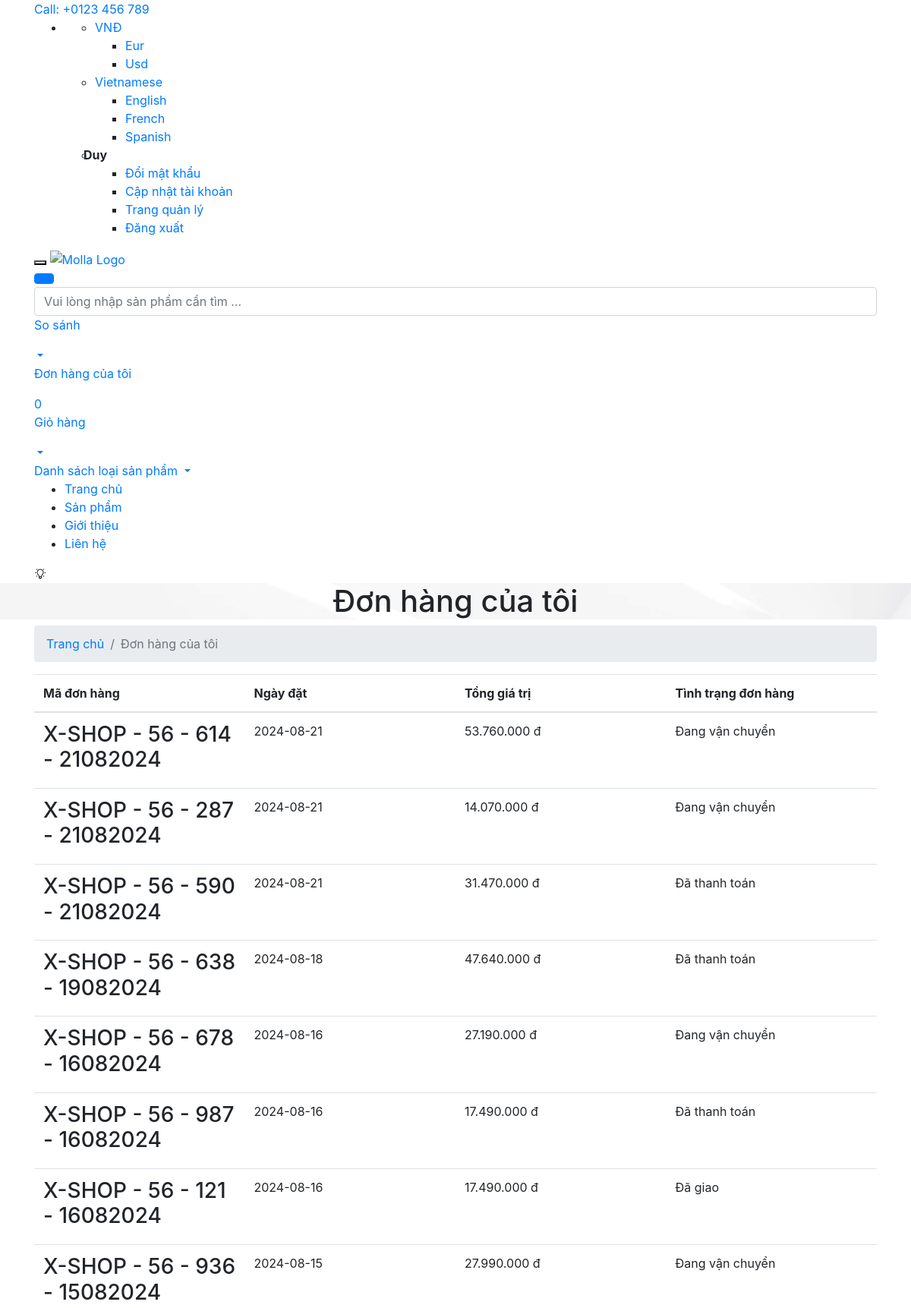
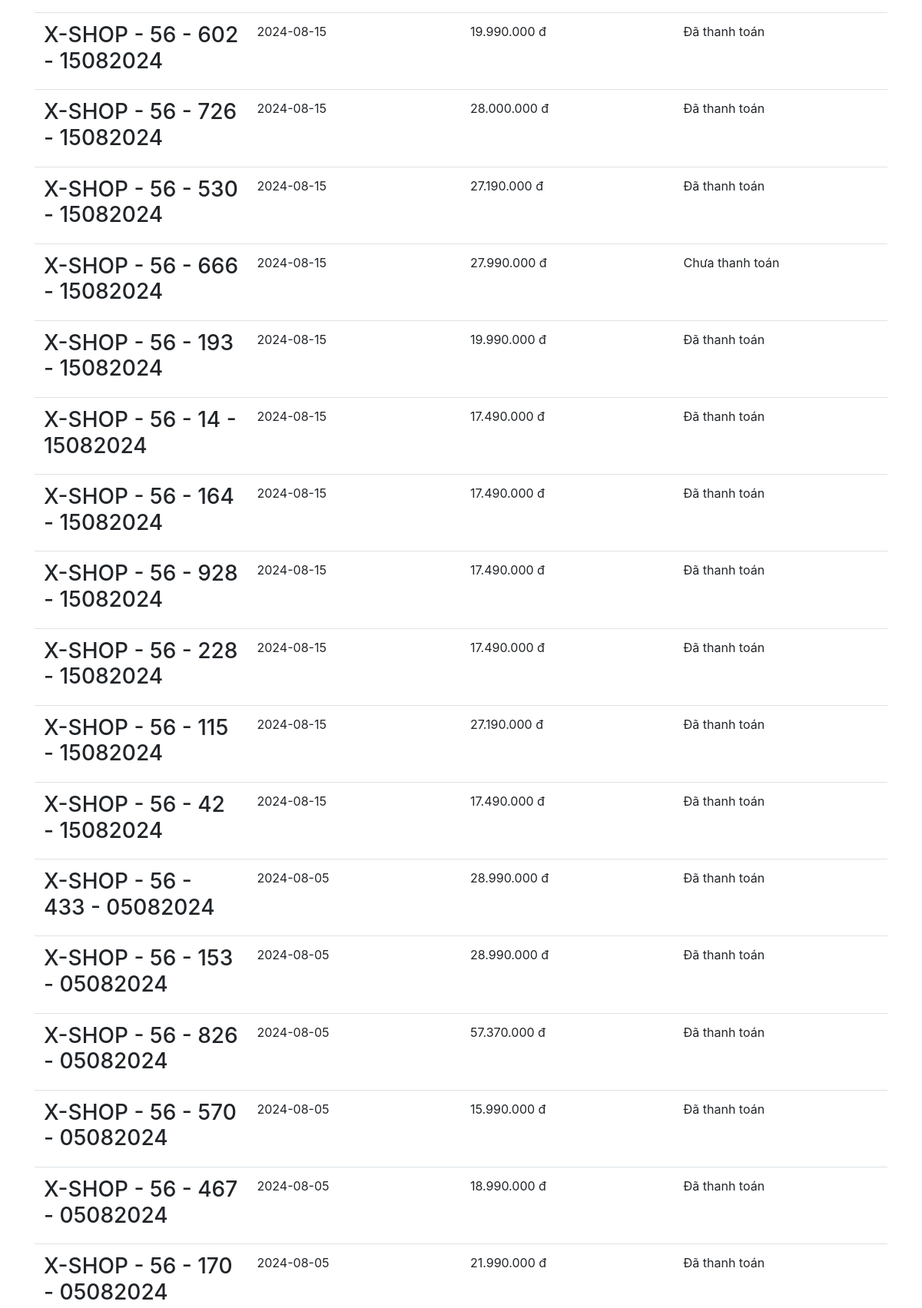
/site/donhang/index.php (signed in, upper part), run on the app's committed database (2 pictures, top to bottom).
### tables this page shows
CREATE TABLE `donhang` (
  `ID_DH` int(11) NOT NULL,
  `MaHD` varchar(50) NOT NULL,
  `MaND` int(11) NOT NULL,
  `NguoiNhan` varchar(50) NOT NULL,
  `Email` varchar(100) NOT NULL,
  `SDT` varchar(20) NOT NULL,
  `DiaChi` varchar(200) NOT NULL,
  `GhiChu` text NOT NULL,
  `PhuongThucTT` varchar(1) NOT NULL,
  `TongTien` int(11) NOT NULL,
  `TrangThai` varchar(1) NOT NULL,
  `NgayTaoDon` date NOT NULL DEFAULT current_timestamp()
);

### site/donhang/index.php (called while the page is built, shortened)
<?php
    require_once '../../dao/pdo.php';
    require_once '../../dao/donhang.php';
    $listbill = Loadall_bill($_SESSION['nguoidung']['MaND']);
	require_once '../layout.php';
?>

### dao/pdo.php (called while the page is built, shortened)
<?php
function pdo_get_connection(){
    $dburl = "mysql:host=sql204.infinityfree.com;dbname=if0_37000429_duanmau_web2041;charset=utf8";
    $username = 'if0_37000429';
    $password = '0905206292Duy';
    $conn = new PDO($dburl, $username, $password);
    $conn->setAttribute(PDO::ATTR_ERRMODE, PDO::ERRMODE_EXCEPTION);
    return $conn;
}
function pdo_query($sql){
    $sql_args = array_slice(func_get_args(), 1);
    try{
        $conn = pdo_get_connection();
        $stmt = $conn->prepare($sql);
        $stmt->execute($sql_args);
        $rows = $stmt->fetchAll();
        return $rows;
    }
    catch(PDOException $e){
        throw $e;
    }
    finally{
        unset($conn);
    }
}

### dao/donhang.php (called while the page is built, shortened)
<?php
    require_once 'pdo.php';
    function Loadall_bill($MaND){
        $sql="select * from donhang WHERE MaND =? order by ID_DH desc";
        $bill=pdo_query($sql,$MaND);
        return $bill;
    }
    function get_ttdh($n){
        switch ($n) {
            case 'a':
                $tt="Chưa thanh toán";
                break;
            case 'b':
                $tt="Đã thanh toán";
                break;
            case 'd':
                $tt="Đang vận chuyển";
                break;
            case 'e':
                $tt="Đã giao";
                break;
        }
        return $tt;
    }
?>

### site/donhang/donhangcuatoi.php (the view, shortened to what this page needs)
<div class="page-header text-center" style="background-image: url('assets/images/page-header-bg.jpg')">
        		<div class="container">
        			<h1 class="page-title">Đơn hàng của tôi</h1>
        		</div>
        	</div>
            <nav aria-label="breadcrumb" class="breadcrumb-nav">
                <div class="container">
                    <ol class="breadcrumb">
                        <li class="breadcrumb-item"><a href="../../">Trang chủ</a></li>
                        <li class="breadcrumb-item active" aria-current="page">Đơn hàng của tôi</li>
                    </ol>
                </div>
            </nav>
            <div class="page-content">
            	<div class="container">
					<table class="table table-wishlist table-mobile">
						<thead>
							<tr>
								<th class="col-3">Mã đơn hàng</th>
								<th class="col-3">Ngày đặt</th>
								<th class="col-3">Tổng giá trị</th>
								<th class="col-3">Tình trạng đơn hàng</th>
							</tr>
						</thead>
						<tbody>
							<?php
								if(is_array($listbill)){
									foreach ($listbill as $bill) {
										extract($bill);
										$ttdh=get_ttdh($bill['TrangThai']);
							?>
							<tr>
								<td class="product-col">
										<h3 class="product-title">
											<?=$bill['MaHD']?>
										</h3>
								</td>
								<td class="price-col"><?=$bill['NgayTaoDon']?></td>
								<td class="stock-col"><span class="in-stock"><?=number_format($bill['TongTien'],0,",",".")?> đ</span></td>
								<td ><?=$ttdh?></td>
							</tr>
							<?php
								}
							}
							?>
						</tbody>
					</table>
            	</div>
            </div>

### data on the page
donhang: MaHD "X-SHOP - 56 - 614 - 21082024", NgayTaoDon "2024-08-21", TongTien "53.760.000", TrangThai "Đang vận chuyển"
donhang: MaHD "X-SHOP - 56 - 287 - 21082024", NgayTaoDon "2024-08-21", TongTien "14.070.000", TrangThai "Đang vận chuyển"
donhang: MaHD "X-SHOP - 56 - 590 - 21082024", NgayTaoDon "2024-08-21", TongTien "31.470.000", TrangThai "Đã thanh toán"
donhang: MaHD "X-SHOP - 56 - 638 - 19082024", NgayTaoDon "2024-08-18", TongTien "47.640.000", TrangThai "Đã thanh toán"
donhang: MaHD "X-SHOP - 56 - 678 - 16082024", NgayTaoDon "2024-08-16", TongTien "27.190.000", TrangThai "Đang vận chuyển"
donhang: MaHD "X-SHOP - 56 - 987 - 16082024", NgayTaoDon "2024-08-16", TongTien "17.490.000", TrangThai "Đã thanh toán"
donhang: MaHD "X-SHOP - 56 - 121 - 16082024", NgayTaoDon "2024-08-16", TongTien "17.490.000", TrangThai "Đã giao"
donhang: MaHD "X-SHOP - 56 - 936 - 15082024", NgayTaoDon "2024-08-15", TongTien "27.990.000", TrangThai "Đang vận chuyển"
donhang: MaHD "X-SHOP - 56 - 602 - 15082024", NgayTaoDon "2024-08-15", TongTien "19.990.000", TrangThai "Đã thanh toán"
donhang: MaHD "X-SHOP - 56 - 726 - 15082024", NgayTaoDon "2024-08-15", TongTien "28.000.000", TrangThai "Đã thanh toán"
donhang: MaHD "X-SHOP - 56 - 530 - 15082024", NgayTaoDon "2024-08-15", TongTien "27.190.000", TrangThai "Đã thanh toán"
donhang: MaHD "X-SHOP - 56 - 666 - 15082024", NgayTaoDon "2024-08-15", TongTien "27.990.000", TrangThai "Chưa thanh toán"
donhang: MaHD "X-SHOP - 56 - 193 - 15082024", NgayTaoDon "2024-08-15", TongTien "19.990.000", TrangThai "Đã thanh toán"
donhang: MaHD "X-SHOP - 56 - 14 - 15082024", NgayTaoDon "2024-08-15", TongTien "17.490.000", TrangThai "Đã thanh toán"
donhang: MaHD "X-SHOP - 56 - 164 - 15082024", NgayTaoDon "2024-08-15", TongTien "17.490.000", TrangThai "Đã thanh toán"
donhang: MaHD "X-SHOP - 56 - 928 - 15082024", NgayTaoDon "2024-08-15", TongTien "17.490.000", TrangThai "Đã thanh toán"
donhang: MaHD "X-SHOP - 56 - 228 - 15082024", NgayTaoDon "2024-08-15", TongTien "17.490.000", TrangThai "Đã thanh toán"
donhang: MaHD "X-SHOP - 56 - 115 - 15082024", NgayTaoDon "2024-08-15", TongTien "27.190.000", TrangThai "Đã thanh toán"
donhang: MaHD "X-SHOP - 56 - 42 - 15082024", NgayTaoDon "2024-08-15", TongTien "17.490.000", TrangThai "Đã thanh toán"
donhang: MaHD "X-SHOP - 56 - 433 - 05082024", NgayTaoDon "2024-08-05", TongTien "28.990.000", TrangThai "Đã thanh toán"
donhang: MaHD "X-SHOP - 56 - 153 - 05082024", NgayTaoDon "2024-08-05", TongTien "28.990.000", TrangThai "Đã thanh toán"
donhang: MaHD "X-SHOP - 56 - 826 - 05082024", NgayTaoDon "2024-08-05", TongTien "57.370.000", TrangThai "Đã thanh toán"
donhang: MaHD "X-SHOP - 56 - 570 - 05082024", NgayTaoDon "2024-08-05", TongTien "15.990.000", TrangThai "Đã thanh toán"
donhang: MaHD "X-SHOP - 56 - 467 - 05082024", NgayTaoDon "2024-08-05", TongTien "18.990.000", TrangThai "Đã thanh toán"
donhang: MaHD "X-SHOP - 56 - 170 - 05082024", NgayTaoDon "2024-08-05", TongTien "21.990.000", TrangThai "Đã thanh toán"

### other printed values
$_SESSION['nguoidung']['Ten'] "Duy"
$count "0"
